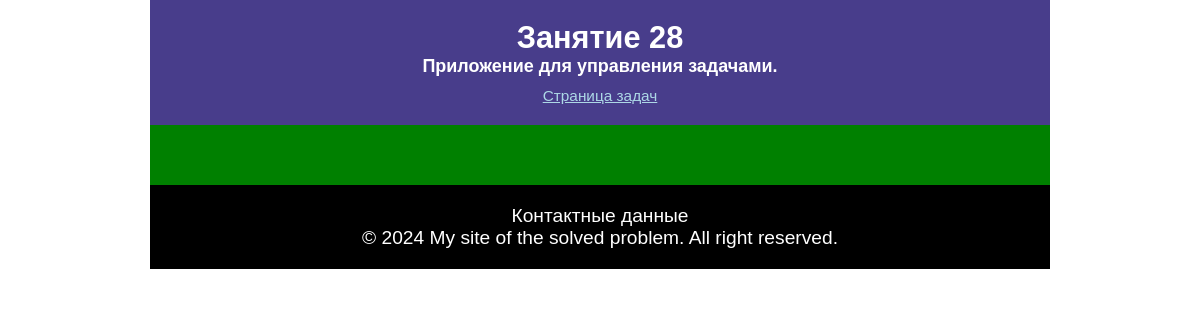
The app's page /lesson28/tasks/1/, older data.
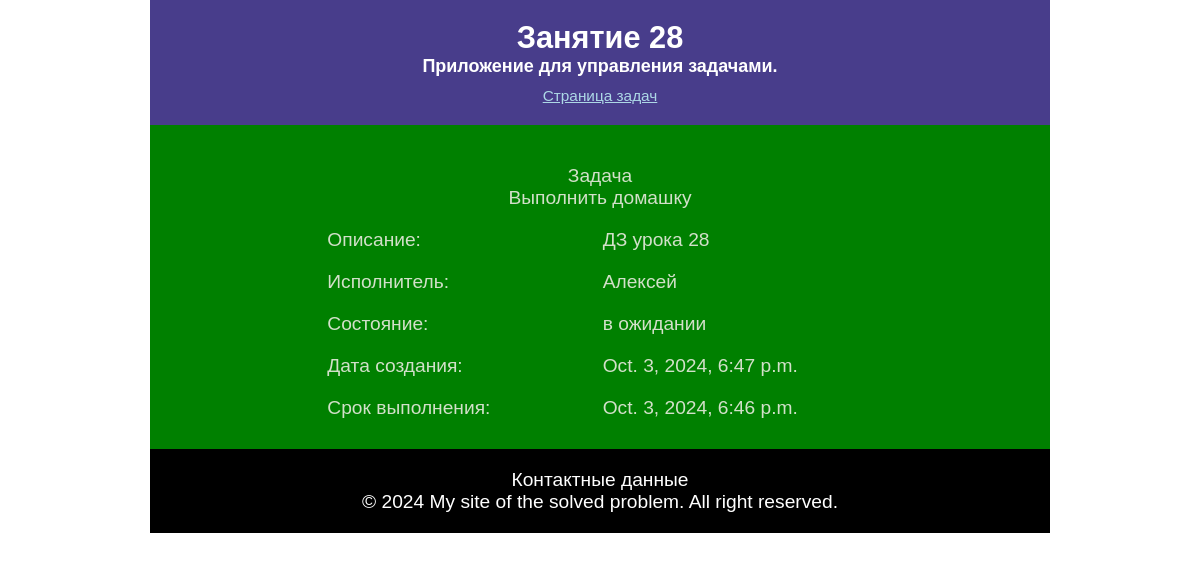
The same page, newer data.
### lesson28/models.py (models this page shows, shortened)
class Task(models.Model):
    STATUS_CHOICES = (
        ('e', 'в ожидании'),
        ('p', 'в процессе'),
        ('c', 'выполнено'),
    )
    title = models.CharField(max_length=50)
    description = models.TextField(max_length=1000)
    executor = models.ForeignKey('User', on_delete=models.SET_NULL, null=True)
    status = models.CharField(max_length=1, choices=STATUS_CHOICES, default='e')
    created_date = models.DateTimeField(auto_now_add=True)
    completed_date = models.DateTimeField()

class User(models.Model):
    name = models.CharField(max_length=100)
    e_mail = models.EmailField()
    password = models.CharField(max_length=10)
    def __str__(self):
        return self.name

### lesson28/views.py (the view)
# urls.py: path('tasks/<int:task_id>/', views.show_task, name='task'),
def show_task(request, task_id):
    task_item = Task.objects.filter(id=task_id)
    content = {
        'tasks': task_item,
    }
    return render(request, 'lesson28/task.html', content)

### templates/lesson28/task.html (shortened to what this page needs)
{% extends 'lesson28/index.html' %}
{% block content %}
	{% include 'lesson28/task_id.html' %}
{% endblock %}

### templates/lesson28/task_id.html
{% load static %}
<div id="task_list">
    {% for task in tasks %}
        <div>
            <p>Задача</p>
            <p>{{task.title}}</p>
        </div>
        <div class='group'>
            <div>
            <p>Описание:</p>
            <p>{{task.description}}</p>
            </div>
        </div>
        <div class="group">
            <div>
                <p>Исполнитель:</p>
                <p>{{task.executor}}</p>
            </div>
            <div>
                <p>Состояние:</p>
                <p>{{task.get_status_display}}</p>
            </div>
        </div>
        <div class="group">
            <div>
                <p>Дата создания:</p>
                <p>{{task.created_date}}</p>
            </div>
            <div>
                <p>Срок выполнения:</p>
                <p>{{task.completed_date}}</p>
            </div>
        </div>
    {% endfor %}
</div>

Row changes from the older to the newer data that the page shows:
added Task: title "Выполнить домашку", description "ДЗ урока 28", executor "Алексей", status "в ожидании", created_date "Oct. 3, 2024, 6:47 p.m.", completed_date "Oct. 3, 2024, 6:46 p.m."
